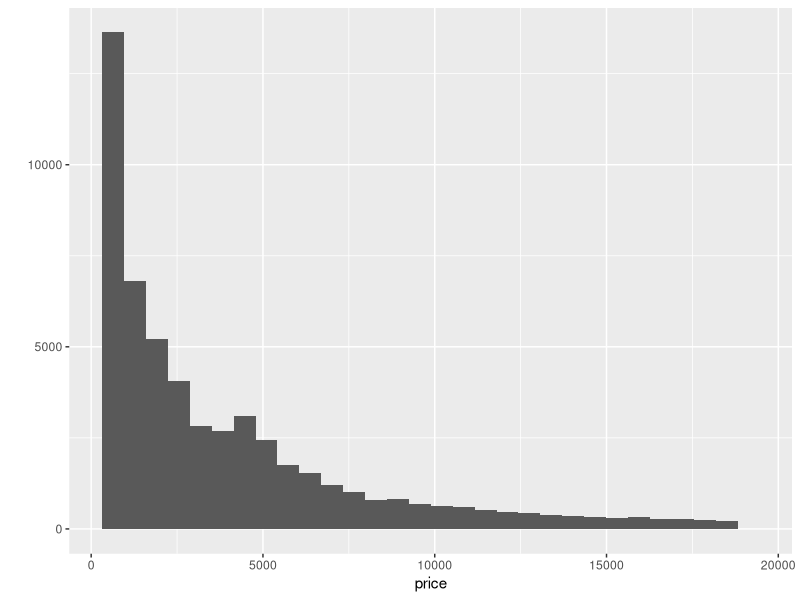
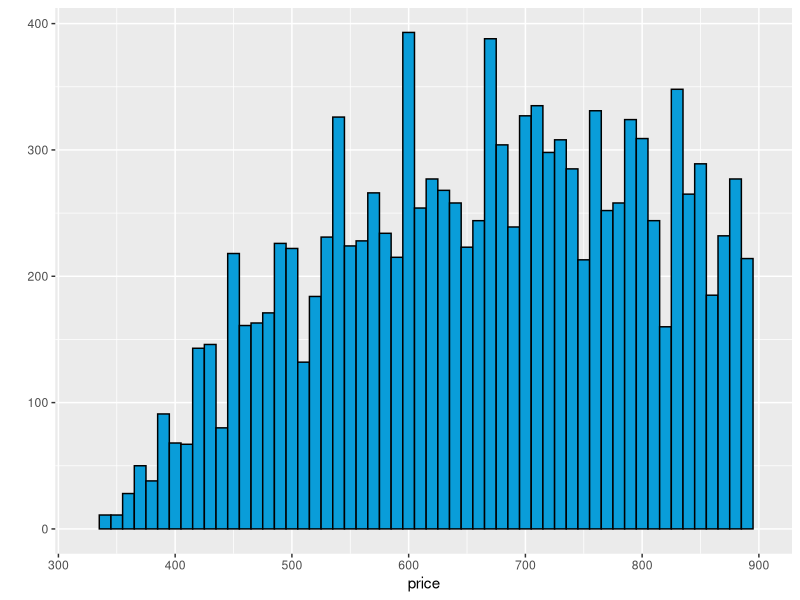
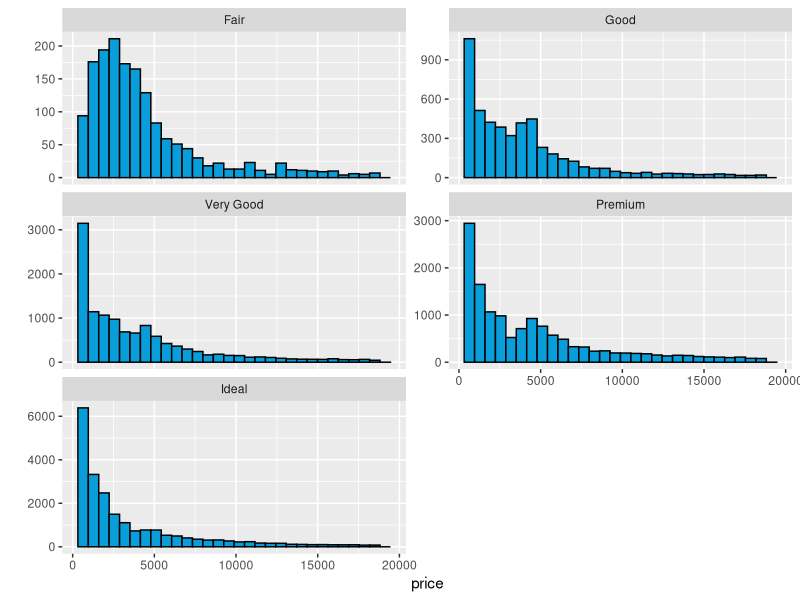
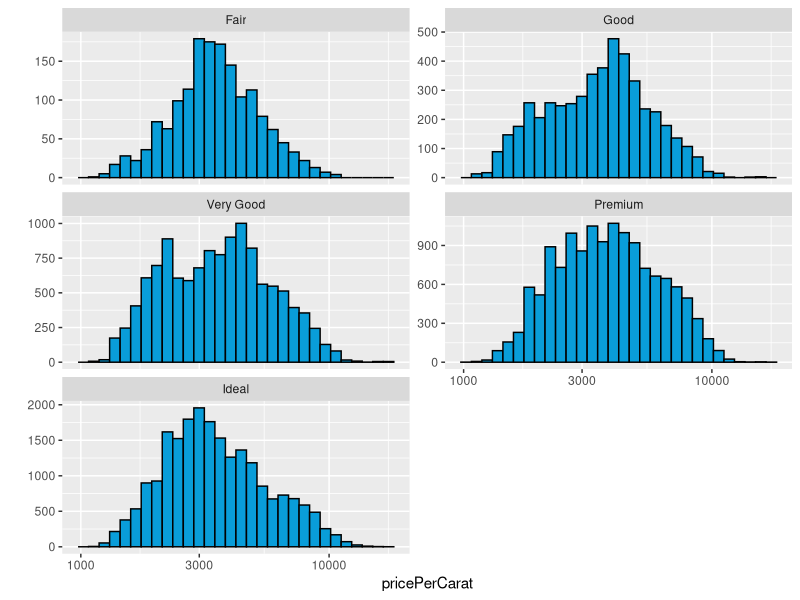
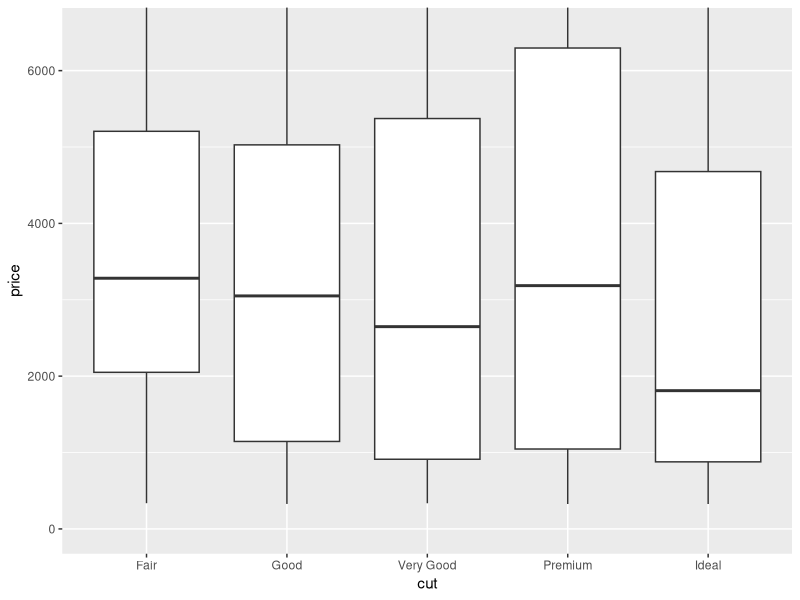
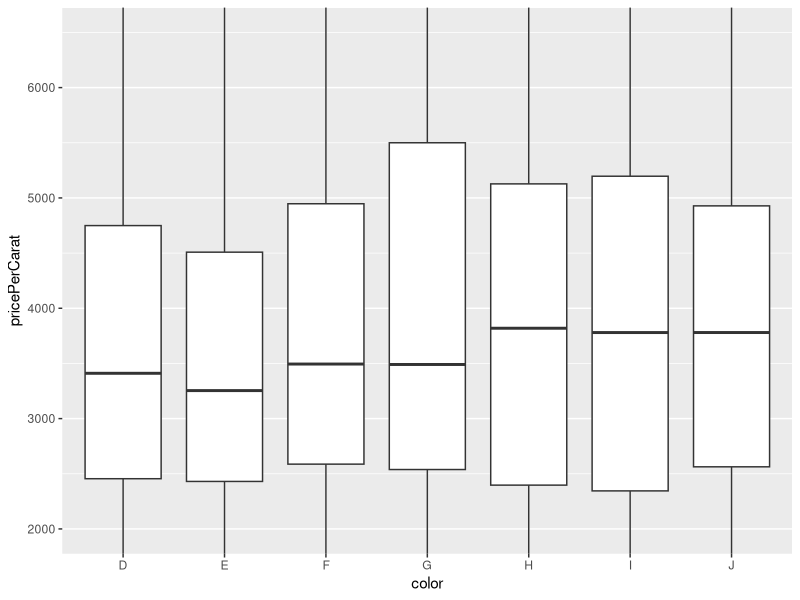
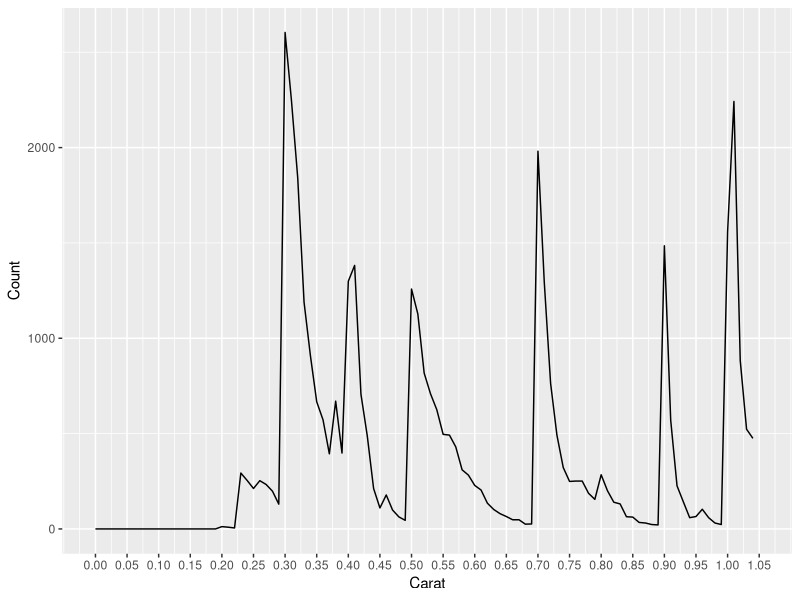

Here is the R script that generated these plots, in order:
## ---- chunk 1
library(ggplot2) #must load the ggplot package first
data(diamonds) #loads the diamonds data set since it comes with the ggplot package
summary(diamonds)
## ---- chunk 2
qplot(data= diamonds, x = price)
summary(diamonds$price)
lessThan500 <- subset(diamonds, price < 500)
nrow(lessThan500)

moreThan1500 <- subset(diamonds, price >= 15000)
nrow(moreThan1500)
summary(diamonds$price)
qplot(data= diamonds, x = price, color=I('black'), fill=I('#099DD9'), binwidth = 10) +
  scale_x_continuous(limits=c(326,900))
## ---- chunk 3
names(diamonds)
summary(diamonds$price)
qplot(data= diamonds, x = price, color=I('black'), fill=I('#099DD9')) +
  scale_x_continuous() +
  facet_wrap(~cut, ncol = 2, scales = "free_y")

summary(subset(diamonds, cut == 'Fair', select = c(price)))
summary(subset(diamonds, cut == 'Good', select = c(price)))
summary(subset(diamonds, cut == 'Very Good', select = c(price)))
summary(subset(diamonds, cut == 'Premium', select = c(price)))
summary(subset(diamonds, cut == 'Ideal', select = c(price)))
## ---- chunk 4
names(diamonds)
diamonds$pricePerCarat <- diamonds$price/diamonds$carat
qplot(data= diamonds, x = pricePerCarat, color=I('black'), fill=I('#099DD9')) +
  scale_x_log10() +
  facet_wrap(~cut, ncol = 2, scales = "free_y")
## ---- chunk 5
qplot(x=cut, y=price, data = diamonds, geom='boxplot') + 
  coord_cartesian(ylim = c(0,6500))

summary(subset(diamonds, color == 'D')$price)
summary(subset(diamonds, color == 'J')$price)
IQR(subset(diamonds, color == 'D')$price)
IQR(subset(diamonds, color == 'J')$price)

qplot(x=color, y=pricePerCarat, data = diamonds, geom='boxplot') + 
  coord_cartesian(ylim = c(2000,6500))
## ---- chunk 6
qplot(data=diamonds, 
      x=carat, 
      binwidth = 0.01,
      xlab = 'Carat',
      ylab = 'Count',
      geom = 'freqpoly') +
  scale_x_continuous(limits = c(0,1.05), breaks = seq(0,1.05,0.05))
